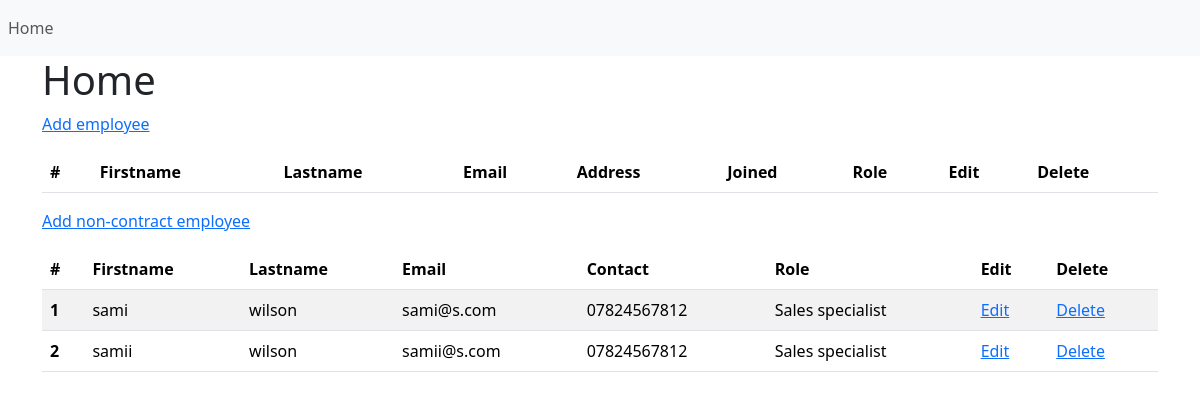
Page / (signed in) on the earlier database version.
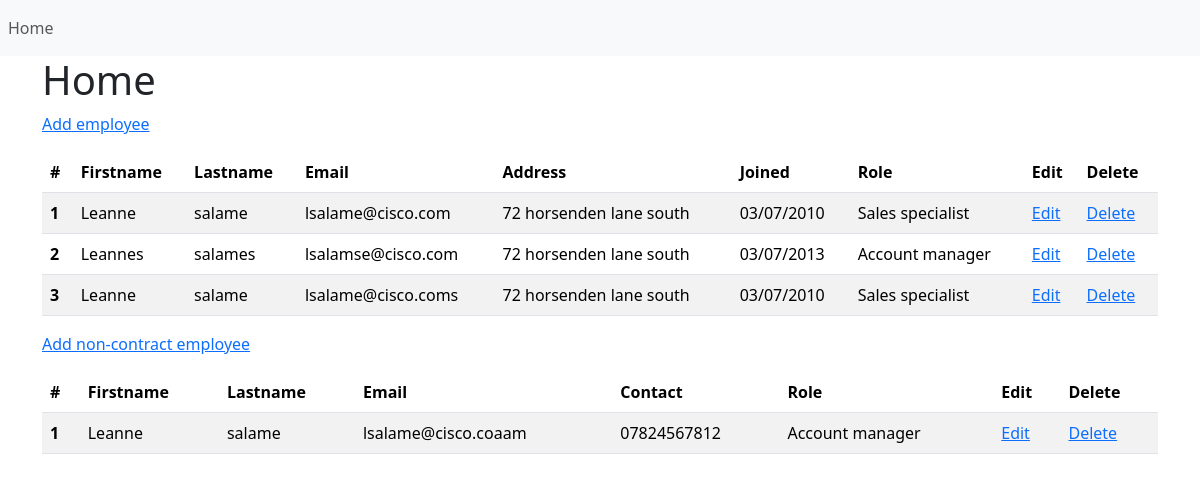
Same page on the later database version.
### website/models.py (models this page shows)
class Non_contract_employees(db.Model, UserMixin):
    id = db.Column(db.Integer, primary_key=True)
    firstname = db.Column(db.String(100), nullable=False)
    lastname = db.Column(db.String(100), nullable=False)
    email = db.Column(db.String(80), unique=True, nullable=False)
    contact = db.Column(db.Text)
    role = db.Column(db.Text, nullable=False)

class Contract_employees(db.Model, UserMixin):
    id = db.Column(db.Integer, primary_key=True)
    firstname = db.Column(db.String(100), nullable=False)
    lastname = db.Column(db.String(100), nullable=False)
    email = db.Column(db.String(80), unique=True, nullable=False)
    address = db.Column(db.Text)
    joined = db.Column(db.String(80), nullable=False)
    role = db.Column(db.Text, nullable=False)

### website/views.py (the view)
@views.route('/')
@login_required
def home():
    contract_employee=Contract_employees.query.all()
    non_contract_employee=Non_contract_employees.query.all()
    return render_template("home.html", new_user=current_user,no_contract_info=non_contract_employee,employees_info=contract_employee)

### website/__init__.py (called while the page is built)
def create_app():
    app = Flask(__name__)
    app.config['SECRET_KEY'] = 'Cisco123!'
    app.config['SQLALCHEMY_DATABASE_URI'] ='sqlite:///' + os.path.join(basedir, 'database.db')
    db.init_app(app)
    from .views import views
    from .models import Contract_employees, Non_contract_employees, User
    from .authentication import auth
    create_database(app)
    login_manager = LoginManager()
    login_manager.init_app(app)
    login_manager.login_view = 'authenitcation.login'
    @login_manager.user_loader
    def load_user(id):
        return User.query.get(int(id))
    app.config['SECRET_KEY'] = 'mysecret'
    app.register_blueprint(views, url_prefix='/')
    app.register_blueprint(auth, url_prefix='/')
    return app

### website/templates/home.html (shortened to what this page needs)
{% extends "base.html" %}
{% block content%}
<h1>Home</h1>
<p class='adding_button'><a href='{{url_for("views.new_contract_employee")}}' >Add employee</a></p>
<table class="table table-striped">
    <thead>
        <tr>
            <th scope="col">#</th>
            <th scope="col">Firstname</th>
            <th scope="col">Lastname</th>
            <th scope="col">Email</th>
            <th scope="col">Address</th>
            <th scope="col">Joined</th>
            <th scope="col">Role</th>
            <th scope="col">Edit</th>
            <th scope="col">Delete</th>
        </tr>
    </thead>
    <tbody>
        {% for employee in employees_info %}
        <tr>
            <th score="row">{{loop.index}}</th>
            <td>{{employee.firstname}}</td>
            <td>{{employee.lastname}}</td>
            <td>{{employee.email}}</td>
            <td>{{employee.address}}</td>
            <td>{{employee.joined}}</td>
            <td>{{employee.role}}</td>
            <td><a href='{{url_for("views.edit_employee",id=employee.id)}}' class='btn-edit'>Edit</a></td>
            <td><a href='{{url_for("views.delete_employee",id=employee.id)}}' class='btn-delete' onclick='return confirm("Are you sure you want to delete")'>Delete</a></td>
        </tr>
        {%endfor%}
    </tbody>
</table>
<p class='adding_button'><a href='{{url_for("views.new_no_contract_employee")}}'>Add non-contract employee</a></p>
<table class="table table-striped">
    <thead>
        <th>#</th>
        <th>Firstname</th>
        <th>Lastname</th>
        <th>Email</th>
        <th>Contact</th>
        <th>Role</th>
        <th>Edit</th>
        <th>Delete</th>
    </thead>
    <tbody>
        {% for employee in no_contract_info %}
        <tr>
            <th scope="row">{{loop.index}}</th>
            <td>{{employee.firstname}}</td>
            <td>{{employee.lastname}}</td>
            <td>{{employee.email}}</td>
            <td>{{employee.contact}}</td>
            <td>{{employee.role}}</td>
            <td><a href='{{url_for("views.edit_no_contract_employee",id=employee.id)}}' class='btn-edit'>Edit</a></td>
            <td><a href='{{url_for("views.delete_no_contract_employee",id=employee.id)}}' class='btn-delete' onclick='return confirm("Are you sure you want to delete")'>Delete</a></td>
        </tr>
        {%endfor%}
    </tbody>
</table>
{% endblock content %}

### website/templates/base.html (shortened to what this page needs)
<!DOCTYPE html>
<html>
    <head>
        <link href="https://cdn.jsdelivr.net/npm/bootstrap@5.3.1/dist/css/bootstrap.min.css" rel="stylesheet">
      </head>
    <body>
      <nav class="navbar navbar-expand-lg navbar-light bg-light">
        <div class="collapse navbar-collapse" id="navbarSupportedContent">
          <ul class="navbar-nav mr-auto">
            {% if new_user.is_authenticated %}
            <li class="nav-item active">
              <a class="nav-link" href="{{ url_for('views.home')}}">Home</a>
            </li>
            {% endif %}
          </ul>
        </div>
      </nav>
    <div class="container">
    {% block content%}{% endblock content %}
    </div>
  </body>
</html>

Differences in the rows shown:
removed Non_contract_employees: firstname "samii", lastname "wilson", email "samii@s.com", contact "07824567812", role "Sales specialist"
added Contract_employees: firstname "Leanne", lastname "salame", email "lsalame@cisco.com", address "72 horsenden lane south", joined "03/07/2010", role "Sales specialist"
added Contract_employees: firstname "Leannes", lastname "salames", email "lsalamse@cisco.com", address "72 horsenden lane south", joined "03/07/2013", role "Account manager"
added Contract_employees: firstname "Leanne", lastname "salame", email "lsalame@cisco.coms", address "72 horsenden lane south", joined "03/07/2010", role "Sales specialist"
changed Non_contract_employees: firstname "sami" → "Leanne"; lastname "wilson" → "salame"; email "sami@s.com" → "lsalame@cisco.coaam"; role "Sales specialist" → "Account manager"
